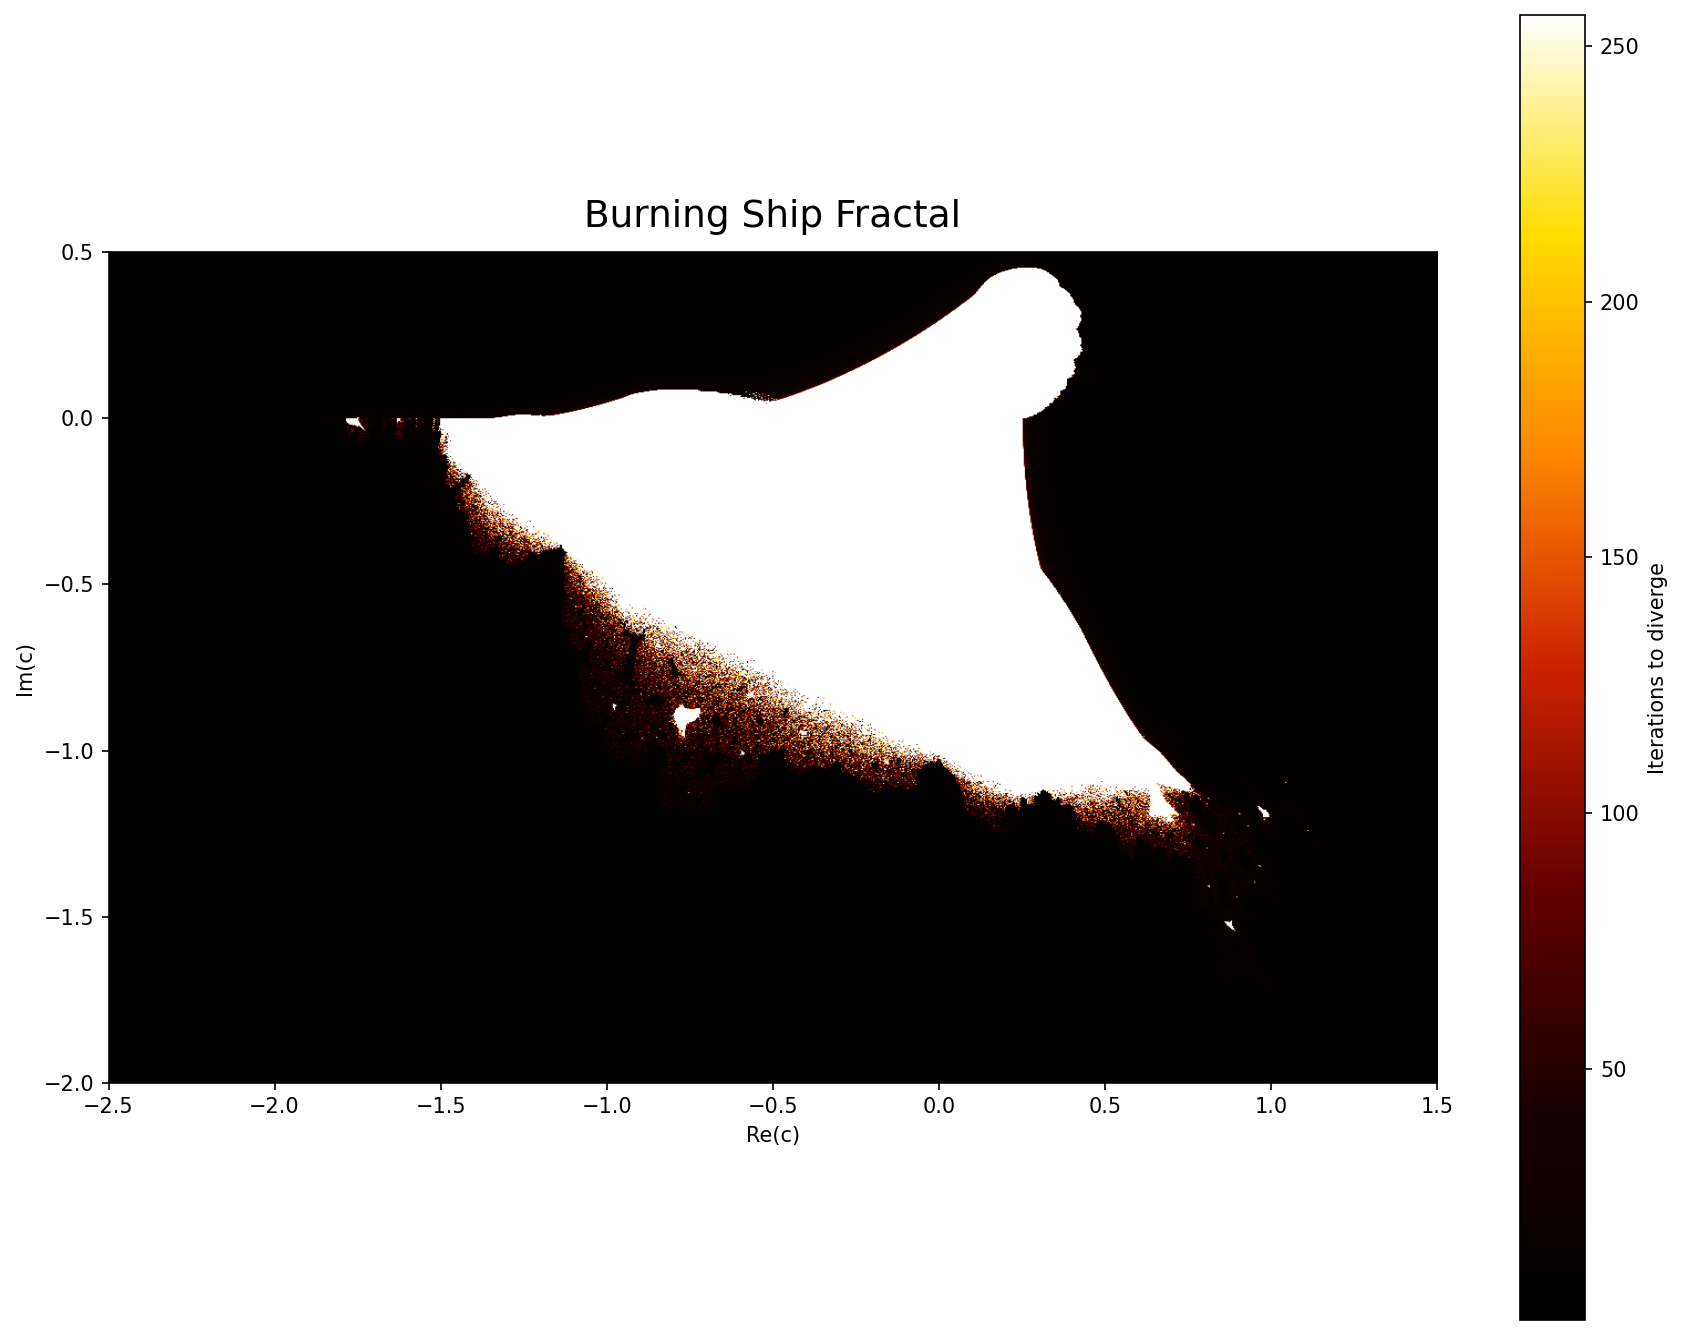

Write the Python code that produced this figure.
"""Burning Ship fractal generator."""
import numpy as np
import matplotlib.pyplot as plt
from matplotlib.colors import LinearSegmentedColormap


def burning_ship_iter(c, max_iter=256):
    z = 0
    for n in range(max_iter):
        if abs(z) > 2:
            return n
        z = (abs(z.real) + 1j * abs(z.imag)) ** 2 + c
    return max_iter


def generate_burning_ship(width=1200, height=900, max_iter=256):
    x = np.linspace(-2.5, 1.5, width)
    y = np.linspace(-2.0, 0.5, height)
    result = np.zeros((height, width))

    for i, yi in enumerate(y):
        for j, xj in enumerate(x):
            result[i, j] = burning_ship_iter(complex(xj, yi), max_iter)

    return result


def main():
    print("Generating Burning Ship fractal...")
    data = generate_burning_ship()

    colors = ["#000000", "#1a0000", "#660000", "#cc2200",
              "#ff8800", "#ffdd00", "#ffffff"]
    cmap = LinearSegmentedColormap.from_list("burning_ship", colors, N=512)

    fig, ax = plt.subplots(figsize=(12, 9), dpi=100)
    img = ax.imshow(data, cmap=cmap, extent=[-2.5, 1.5, -2.0, 0.5],
                    origin="lower", interpolation="bilinear")
    ax.set_title("Burning Ship Fractal", fontsize=18, pad=12)
    ax.set_xlabel("Re(c)")
    ax.set_ylabel("Im(c)")
    plt.colorbar(img, ax=ax, label="Iterations to diverge")
    plt.tight_layout()
    plt.savefig("burning_ship.png", dpi=150, bbox_inches="tight")
    print("Saved: burning_ship.png")


if __name__ == "__main__":
    main()
